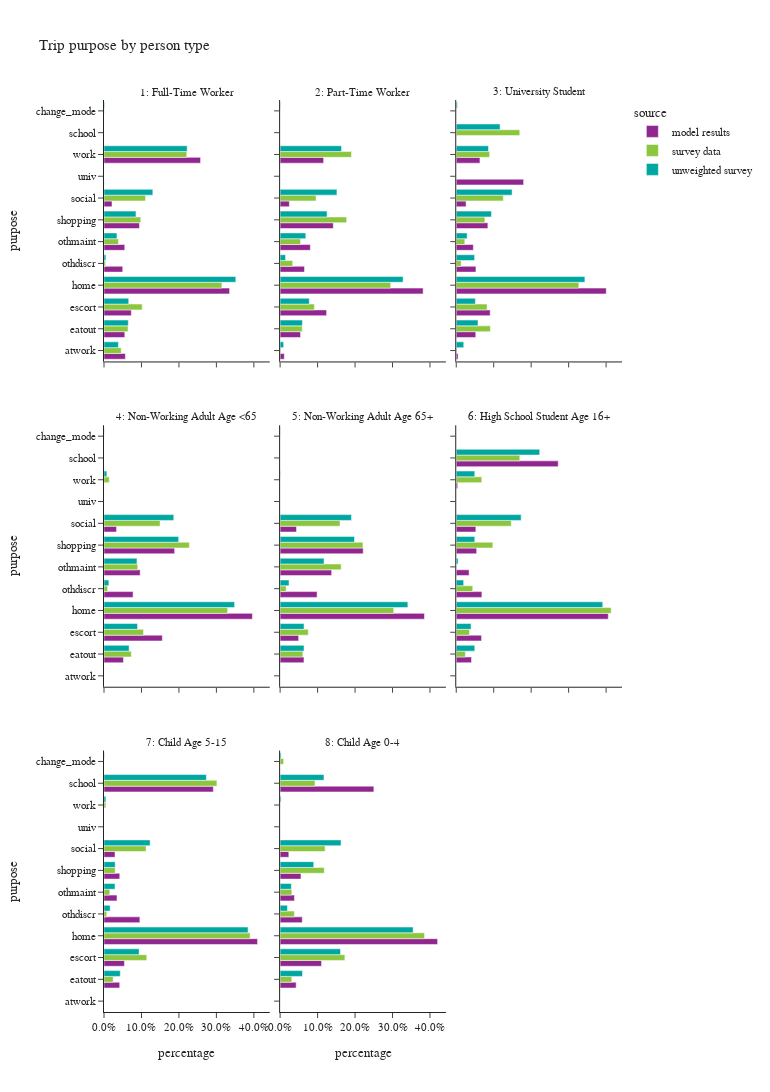

The notebook cell this image was saved under:
### Code cell
plot_purpose(trip_data,'ptype_label','person type',3,1200)

### Figure 1 — Plotly figure (JSON) as saved in the notebook; plotly's stock layout.template omitted (floating-point values rounded to 4 significant figures)
{"data": [{"alignmentgroup": "True", "hovertemplate": "source=model results<br>ptype_label=1: Full-Time Worker<br>percentage=%{x}<br>purpose=%{y}<extra></extra>", "legendgroup": "model results", "marker": {"color": "#91268F", "pattern": {"shape": ""}}, "name": "model results", "offsetgroup": "model results", "orientation": "h", "showlegend": true, "textposition": "auto", "type": "bar", "x": [0.05703, 0.0555, 0.07294, 0.3352, 0.04999, 0.05538, 0.0946, 0.02141, 0.0002467, 0.2577], "xaxis": "x7", "y": ["atwork", "eatout", "escort", "home", "othdiscr", "othmaint", "shopping", "social", "univ", "work"], "yaxis": "y7"}, {"alignmentgroup": "True", "hovertemplate": "source=model results<br>ptype_label=2: Part-Time Worker<br>percentage=%{x}<br>purpose=%{y}<extra></extra>", "legendgroup": "model results", "marker": {"color": "#91268F", "pattern": {"shape": ""}}, "name": "model results", "offsetgroup": "model results", "orientation": "h", "showlegend": false, "textposition": "auto", "type": "bar", "x": [0.01112, 0.05454, 0.1241, 0.3818, 0.06505, 0.08065, 0.142, 0.02467, 0.1162], "xaxis": "x8", "y": ["atwork", "eatout", "escort", "home", "othdiscr", "othmaint", "shopping", "social", "work"], "yaxis": "y8"}, {"alignmentgroup": "True", "hovertemplate": "source=model results<br>ptype_label=3: University Student<br>percentage=%{x}<br>purpose=%{y}<extra></extra>", "legendgroup": "model results", "marker": {"color": "#91268F", "pattern": {"shape": ""}}, "name": "model results", "offsetgroup": "model results", "orientation": "h", "showlegend": false, "textposition": "auto", "type": "bar", "x": [0.004875, 0.0521, 0.09056, 0.4004, 0.05259, 0.04561, 0.08445, 0.02625, 0.1799, 0.06328], "xaxis": "x9", "y": ["atwork", "eatout", "escort", "home", "othdiscr", "othmaint", "shopping", "social", "univ", "work"], "yaxis": "y9"}, {"alignmentgroup": "True", "hovertemplate": "source=model results<br>ptype_label=4: Non-Working Adult Age <65<br>percentage=%{x}<br>purpose=%{y}<extra></extra>", "legendgroup": "model results", "marker": {"color": "#91268F", "pattern": {"shape": ""}}, "name": "model results", "offsetgroup": "model results", "orientation": "h", "showlegend": false, "textposition": "auto", "type": "bar", "x": [0.05193, 0.1557, 0.3961, 0.07765, 0.0965, 0.1886, 0.03351], "xaxis": "x4", "y": ["eatout", "escort", "home", "othdiscr", "othmaint", "shopping", "social"], "yaxis": "y4"}, {"alignmentgroup": "True", "hovertemplate": "source=model results<br>ptype_label=5: Non-Working Adult Age 65+<br>percentage=%{x}<br>purpose=%{y}<extra></extra>", "legendgroup": "model results", "marker": {"color": "#91268F", "pattern": {"shape": ""}}, "name": "model results", "offsetgroup": "model results", "orientation": "h", "showlegend": false, "textposition": "auto", "type": "bar", "x": [0.06363, 0.04947, 0.3852, 0.09867, 0.1376, 0.2218, 0.04369], "xaxis": "x5", "y": ["eatout", "escort", "home", "othdiscr", "othmaint", "shopping", "social"], "yaxis": "y5"}, {"alignmentgroup": "True", "hovertemplate": "source=model results<br>ptype_label=6: High School Student Age 16+<br>percentage=%{x}<br>purpose=%{y}<extra></extra>", "legendgroup": "model results", "marker": {"color": "#91268F", "pattern": {"shape": ""}}, "name": "model results", "offsetgroup": "model results", "orientation": "h", "showlegend": false, "textposition": "auto", "type": "bar", "x": [0.0001452, 0.04071, 0.06758, 0.4058, 0.0685, 0.03424, 0.2723, 0.05452, 0.05234, 0.003841], "xaxis": "x6", "y": ["atwork", "eatout", "escort", "home", "othdiscr", "othmaint", "school", "shopping", "social", "work"], "yaxis": "y6"}, {"alignmentgroup": "True", "hovertemplate": "source=model results<br>ptype_label=7: Child Age 5-15<br>percentage=%{x}<br>purpose=%{y}<extra></extra>", "legendgroup": "model results", "marker": {"color": "#91268F", "pattern": {"shape": ""}}, "name": "model results", "offsetgroup": "model results", "orientation": "h", "showlegend": false, "textposition": "auto", "type": "bar", "x": [0.0419, 0.05457, 0.4098, 0.09576, 0.03466, 0.2918, 0.04207, 0.02936], "xaxis": "x", "y": ["eatout", "escort", "home", "othdiscr", "othmaint", "school", "shopping", "social"], "yaxis": "y"}, {"alignmentgroup": "True", "hovertemplate": "source=model results<br>ptype_label=8: Child Age 0-4<br>percentage=%{x}<br>purpose=%{y}<extra></extra>", "legendgroup": "model results", "marker": {"color": "#91268F", "pattern": {"shape": ""}}, "name": "model results", "offsetgroup": "model results", "orientation": "h", "showlegend": false, "textposition": "auto", "type": "bar", "x": [0.04279, 0.1106, 0.4203, 0.05911, 0.03824, 0.2502, 0.05557, 0.02322], "xaxis": "x2", "y": ["eatout", "escort", "home", "othdiscr", "othmaint", "school", "shopping", "social"], "yaxis": "y2"}, {"alignmentgroup": "True", "hovertemplate": "source=survey data<br>ptype_label=1: Full-Time Worker<br>percentage=%{x}<br>purpose=%{y}<extra></extra>", "legendgroup": "survey data", "marker": {"color": "#8CC63E", "pattern": {"shape": ""}}, "name": "survey data", "offsetgroup": "survey data", "orientation": "h", "showlegend": true, "textposition": "auto", "type": "bar", "x": [0.04587, 0.0007776, 0.06421, 0.102, 0.3145, 0.004225, 0.03858, 0.098, 0.111, 0.2208], "xaxis": "x7", "y": ["atwork", "change_mode", "eatout", "escort", "home", "othdiscr", "othmaint", "shopping", "social", "work"], "yaxis": "y7"}, {"alignmentgroup": "True", "hovertemplate": "source=survey data<br>ptype_label=2: Part-Time Worker<br>percentage=%{x}<br>purpose=%{y}<extra></extra>", "legendgroup": "survey data", "marker": {"color": "#8CC63E", "pattern": {"shape": ""}}, "name": "survey data", "offsetgroup": "survey data", "orientation": "h", "showlegend": false, "textposition": "auto", "type": "bar", "x": [0.002115, 0.0002915, 0.05901, 0.09136, 0.2951, 0.03359, 0.05458, 0.1776, 0.09596, 0.1904], "xaxis": "x8", "y": ["atwork", "change_mode", "eatout", "escort", "home", "othdiscr", "othmaint", "shopping", "social", "work"], "yaxis": "y8"}, {"alignmentgroup": "True", "hovertemplate": "source=survey data<br>ptype_label=3: University Student<br>percentage=%{x}<br>purpose=%{y}<extra></extra>", "legendgroup": "survey data", "marker": {"color": "#8CC63E", "pattern": {"shape": ""}}, "name": "survey data", "offsetgroup": "survey data", "orientation": "h", "showlegend": false, "textposition": "auto", "type": "bar", "x": [0.001982, 0.0007028, 0.09108, 0.08233, 0.3271, 0.01301, 0.02293, 0.1696, 0.07654, 0.1257, 0.08909], "xaxis": "x9", "y": ["atwork", "change_mode", "eatout", "escort", "home", "othdiscr", "othmaint", "school", "shopping", "social", "work"], "yaxis": "y9"}, {"alignmentgroup": "True", "hovertemplate": "source=survey data<br>ptype_label=4: Non-Working Adult Age <65<br>percentage=%{x}<br>purpose=%{y}<extra></extra>", "legendgroup": "survey data", "marker": {"color": "#8CC63E", "pattern": {"shape": ""}}, "name": "survey data", "offsetgroup": "survey data", "orientation": "h", "showlegend": false, "textposition": "auto", "type": "bar", "x": [0.0003247, 0.07298, 0.1054, 0.3299, 0.009673, 0.09015, 0.2279, 0.1497, 0.01397], "xaxis": "x4", "y": ["change_mode", "eatout", "escort", "home", "othdiscr", "othmaint", "shopping", "social", "work"], "yaxis": "y4"}, {"alignmentgroup": "True", "hovertemplate": "source=survey data<br>ptype_label=5: Non-Working Adult Age 65+<br>percentage=%{x}<br>purpose=%{y}<extra></extra>", "legendgroup": "survey data", "marker": {"color": "#8CC63E", "pattern": {"shape": ""}}, "name": "survey data", "offsetgroup": "survey data", "orientation": "h", "showlegend": false, "textposition": "auto", "type": "bar", "x": [0.0004252, 0.06064, 0.07528, 0.3033, 0.01618, 0.163, 0.2211, 0.1599, 0.0001631], "xaxis": "x5", "y": ["change_mode", "eatout", "escort", "home", "othdiscr", "othmaint", "shopping", "social", "work"], "yaxis": "y5"}, {"alignmentgroup": "True", "hovertemplate": "source=survey data<br>ptype_label=6: High School Student Age 16+<br>percentage=%{x}<br>purpose=%{y}<extra></extra>", "legendgroup": "survey data", "marker": {"color": "#8CC63E", "pattern": {"shape": ""}}, "name": "survey data", "offsetgroup": "survey data", "orientation": "h", "showlegend": false, "textposition": "auto", "type": "bar", "x": [0.02434, 0.0353, 0.4136, 0.04405, 0.0002865, 0.1697, 0.09771, 0.1468, 0.06824], "xaxis": "x6", "y": ["eatout", "escort", "home", "othdiscr", "othmaint", "school", "shopping", "social", "work"], "yaxis": "y6"}, {"alignmentgroup": "True", "hovertemplate": "source=survey data<br>ptype_label=7: Child Age 5-15<br>percentage=%{x}<br>purpose=%{y}<extra></extra>", "legendgroup": "survey data", "marker": {"color": "#8CC63E", "pattern": {"shape": ""}}, "name": "survey data", "offsetgroup": "survey data", "orientation": "h", "showlegend": false, "textposition": "auto", "type": "bar", "x": [0.0001868, 0.02448, 0.1142, 0.39, 0.007198, 0.0154, 0.3014, 0.02987, 0.1123, 0.004979], "xaxis": "x", "y": ["change_mode", "eatout", "escort", "home", "othdiscr", "othmaint", "school", "shopping", "social", "work"], "yaxis": "y"}, {"alignmentgroup": "True", "hovertemplate": "source=survey data<br>ptype_label=8: Child Age 0-4<br>percentage=%{x}<br>purpose=%{y}<extra></extra>", "legendgroup": "survey data", "marker": {"color": "#8CC63E", "pattern": {"shape": ""}}, "name": "survey data", "offsetgroup": "survey data", "orientation": "h", "showlegend": false, "textposition": "auto", "type": "bar", "x": [0.009249, 0.03121, 0.1728, 0.3855, 0.03809, 0.0313, 0.09325, 0.1179, 0.1201, 0.0005594], "xaxis": "x2", "y": ["change_mode", "eatout", "escort", "home", "othdiscr", "othmaint", "school", "shopping", "social", "work"], "yaxis": "y2"}, {"alignmentgroup": "True", "hovertemplate": "source=unweighted survey<br>ptype_label=1: Full-Time Worker<br>percentage=%{x}<br>purpose=%{y}<extra></extra>", "legendgroup": "unweighted survey", "marker": {"color": "#00A7A0", "pattern": {"shape": ""}}, "name": "unweighted survey", "offsetgroup": "unweighted survey", "orientation": "h", "showlegend": true, "textposition": "auto", "type": "bar", "x": [0.0385, 0.001647, 0.06485, 0.06598, 0.3518, 0.005044, 0.03459, 0.08533, 0.1303, 0.2219], "xaxis": "x7", "y": ["atwork", "change_mode", "eatout", "escort", "home", "othdiscr", "othmaint", "shopping", "social", "work"], "yaxis": "y7"}, {"alignmentgroup": "True", "hovertemplate": "source=unweighted survey<br>ptype_label=2: Part-Time Worker<br>percentage=%{x}<br>purpose=%{y}<extra></extra>", "legendgroup": "unweighted survey", "marker": {"color": "#00A7A0", "pattern": {"shape": ""}}, "name": "unweighted survey", "offsetgroup": "unweighted survey", "orientation": "h", "showlegend": false, "textposition": "auto", "type": "bar", "x": [0.009416, 0.000974, 0.05942, 0.07792, 0.3282, 0.01461, 0.06851, 0.1253, 0.1516, 0.164], "xaxis": "x8", "y": ["atwork", "change_mode", "eatout", "escort", "home", "othdiscr", "othmaint", "shopping", "social", "work"], "yaxis": "y8"}, {"alignmentgroup": "True", "hovertemplate": "source=unweighted survey<br>ptype_label=3: University Student<br>percentage=%{x}<br>purpose=%{y}<extra></extra>", "legendgroup": "unweighted survey", "marker": {"color": "#00A7A0", "pattern": {"shape": ""}}, "name": "unweighted survey", "offsetgroup": "unweighted survey", "orientation": "h", "showlegend": false, "textposition": "auto", "type": "bar", "x": [0.02002, 0.003003, 0.05806, 0.05105, 0.3433, 0.04905, 0.02903, 0.1171, 0.09409, 0.1491, 0.08609], "xaxis": "x9", "y": ["atwork", "change_mode", "eatout", "escort", "home", "othdiscr", "othmaint", "school", "shopping", "social", "work"], "yaxis": "y9"}, {"alignmentgroup": "True", "hovertemplate": "source=unweighted survey<br>ptype_label=4: Non-Working Adult Age <65<br>percentage=%{x}<br>purpose=%{y}<extra></extra>", "legendgroup": "unweighted survey", "marker": {"color": "#00A7A0", "pattern": {"shape": ""}}, "name": "unweighted survey", "offsetgroup": "unweighted survey", "orientation": "h", "showlegend": false, "textposition": "auto", "type": "bar", "x": [0.0007246, 0.06703, 0.08949, 0.3486, 0.01304, 0.08804, 0.1993, 0.1862, 0.007609], "xaxis": "x4", "y": ["change_mode", "eatout", "escort", "home", "othdiscr", "othmaint", "shopping", "social", "work"], "yaxis": "y4"}, {"alignmentgroup": "True", "hovertemplate": "source=unweighted survey<br>ptype_label=5: Non-Working Adult Age 65+<br>percentage=%{x}<br>purpose=%{y}<extra></extra>", "legendgroup": "unweighted survey", "marker": {"color": "#00A7A0", "pattern": {"shape": ""}}, "name": "unweighted survey", "offsetgroup": "unweighted survey", "orientation": "h", "showlegend": false, "textposition": "auto", "type": "bar", "x": [0.0006718, 0.06382, 0.06382, 0.3409, 0.02385, 0.1172, 0.1985, 0.1905, 0.0006718], "xaxis": "x5", "y": ["change_mode", "eatout", "escort", "home", "othdiscr", "othmaint", "shopping", "social", "work"], "yaxis": "y5"}, {"alignmentgroup": "True", "hovertemplate": "source=unweighted survey<br>ptype_label=6: High School Student Age 16+<br>percentage=%{x}<br>purpose=%{y}<extra></extra>", "legendgroup": "unweighted survey", "marker": {"color": "#00A7A0", "pattern": {"shape": ""}}, "name": "unweighted survey", "offsetgroup": "unweighted survey", "orientation": "h", "showlegend": false, "textposition": "auto", "type": "bar", "x": [0.0495, 0.0396, 0.3911, 0.0198, 0.00495, 0.2228, 0.0495, 0.1733, 0.0495], "xaxis": "x6", "y": ["eatout", "escort", "home", "othdiscr", "othmaint", "school", "shopping", "social", "work"], "yaxis": "y6"}, {"alignmentgroup": "True", "hovertemplate": "source=unweighted survey<br>ptype_label=7: Child Age 5-15<br>percentage=%{x}<br>purpose=%{y}<extra></extra>", "legendgroup": "unweighted survey", "marker": {"color": "#00A7A0", "pattern": {"shape": ""}}, "name": "unweighted survey", "offsetgroup": "unweighted survey", "orientation": "h", "showlegend": false, "textposition": "auto", "type": "bar", "x": [0.001129, 0.04348, 0.09373, 0.3845, 0.01637, 0.02936, 0.2733, 0.02993, 0.1231, 0.005082], "xaxis": "x", "y": ["change_mode", "eatout", "escort", "home", "othdiscr", "othmaint", "school", "shopping", "social", "work"], "yaxis": "y"}, {"alignmentgroup": "True", "hovertemplate": "source=unweighted survey<br>ptype_label=8: Child Age 0-4<br>percentage=%{x}<br>purpose=%{y}<extra></extra>", "legendgroup": "unweighted survey", "marker": {"color": "#00A7A0", "pattern": {"shape": ""}}, "name": "unweighted survey", "offsetgroup": "unweighted survey", "orientation": "h", "showlegend": false, "textposition": "auto", "type": "bar", "x": [0.002601, 0.05982, 0.1612, 0.355, 0.01951, 0.02991, 0.117, 0.08973, 0.1625, 0.002601], "xaxis": "x2", "y": ["change_mode", "eatout", "escort", "home", "othdiscr", "othmaint", "school", "shopping", "social", "work"], "yaxis": "y2"}], "layout": {"annotations": [{"font": {}, "showarrow": false, "text": "7: Child Age 5-15", "x": 0.16, "xanchor": "center", "xref": "paper", "y": 0.2867, "yanchor": "bottom", "yref": "paper"}, {"font": {}, "showarrow": false, "text": "8: Child Age 0-4", "x": 0.5, "xanchor": "center", "xref": "paper", "y": 0.2867, "yanchor": "bottom", "yref": "paper"}, {"font": {}, "showarrow": false, "text": "4: Non-Working Adult Age <65", "x": 0.16, "xanchor": "center", "xref": "paper", "y": 0.6433, "yanchor": "bottom", "yref": "paper"}, {"font": {}, "showarrow": false, "text": "5: Non-Working Adult Age 65+", "x": 0.5, "xanchor": "center", "xref": "paper", "y": 0.6433, "yanchor": "bottom", "yref": "paper"}, {"font": {}, "showarrow": false, "text": "6: High School Student Age 16+", "x": 0.84, "xanchor": "center", "xref": "paper", "y": 0.6433, "yanchor": "bottom", "yref": "paper"}, {"font": {}, "showarrow": false, "text": "1: Full-Time Worker", "x": 0.16, "xanchor": "center", "xref": "paper", "y": 1.0, "yanchor": "bottom", "yref": "paper"}, {"font": {}, "showarrow": false, "text": "2: Part-Time Worker", "x": 0.5, "xanchor": "center", "xref": "paper", "y": 1.0, "yanchor": "bottom", "yref": "paper"}, {"font": {}, "showarrow": false, "text": "3: University Student", "x": 0.84, "xanchor": "center", "xref": "paper", "y": 1.0, "yanchor": "bottom", "yref": "paper"}], "barmode": "group", "height": 1200, "legend": {"title": {"text": "source"}, "tracegroupgap": 0}, "title": {"text": "Trip purpose by person type"}, "width": 770, "xaxis": {"anchor": "y", "domain": [0.0, 0.32], "tickformat": ".1%", "title": {"text": "percentage"}}, "xaxis2": {"anchor": "y2", "domain": [0.34, 0.66], "matches": "x", "tickformat": ".1%", "title": {"text": "percentage"}}, "xaxis3": {"anchor": "y3", "domain": [0.68, 1.0], "matches": "x", "tickformat": ".1%", "title": {"text": "percentage"}}, "xaxis4": {"anchor": "y4", "domain": [0.0, 0.32], "matches": "x", "showticklabels": false, "tickformat": ".1%"}, "xaxis5": {"anchor": "y5", "domain": [0.34, 0.66], "matches": "x", "showticklabels": false, "tickformat": ".1%"}, "xaxis6": {"anchor": "y6", "domain": [0.68, 1.0], "matches": "x", "showticklabels": false, "tickformat": ".1%"}, "xaxis7": {"anchor": "y7", "domain": [0.0, 0.32], "matches": "x", "showticklabels": false, "tickformat": ".1%"}, "xaxis8": {"anchor": "y8", "domain": [0.34, 0.66], "matches": "x", "showticklabels": false, "tickformat": ".1%"}, "xaxis9": {"anchor": "y9", "domain": [0.68, 1.0], "matches": "x", "showticklabels": false, "tickformat": ".1%"}, "yaxis": {"anchor": "x", "domain": [0.0, 0.2867], "title": {"text": "purpose"}}, "yaxis2": {"anchor": "x2", "domain": [0.0, 0.2867], "matches": "y", "showticklabels": false}, "yaxis3": {"anchor": "x3", "domain": [0.0, 0.2867], "matches": "y", "showticklabels": false}, "yaxis4": {"anchor": "x4", "domain": [0.3567, 0.6433], "matches": "y", "title": {"text": "purpose"}}, "yaxis5": {"anchor": "x5", "domain": [0.3567, 0.6433], "matches": "y", "showticklabels": false}, "yaxis6": {"anchor": "x6", "domain": [0.3567, 0.6433], "matches": "y", "showticklabels": false}, "yaxis7": {"anchor": "x7", "domain": [0.7133, 1.0], "matches": "y", "title": {"text": "purpose"}}, "yaxis8": {"anchor": "x8", "domain": [0.7133, 1.0], "matches": "y", "showticklabels": false}, "yaxis9": {"anchor": "x9", "domain": [0.7133, 1.0], "matches": "y", "showticklabels": false}}}
